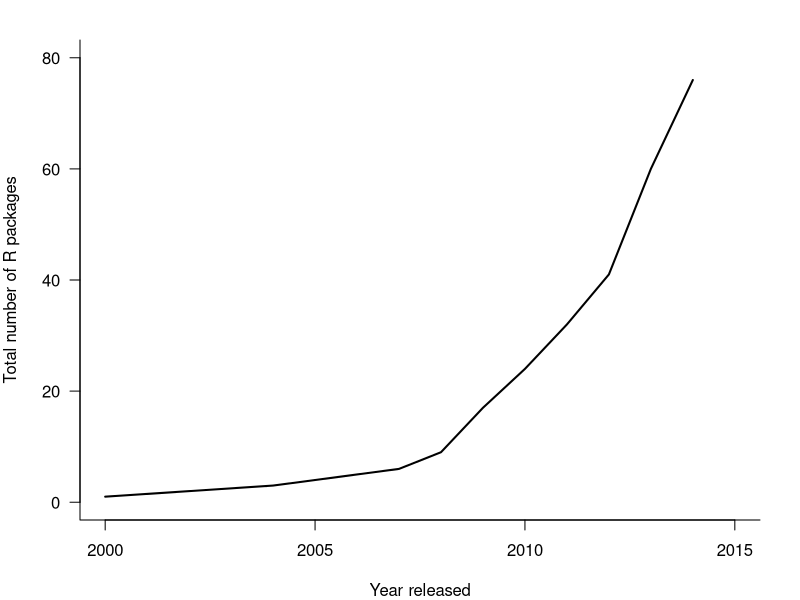

Write the R code that produced this figure.
library(reshape)

ds <- read.csv("Data/PackagesThruTime.csv")

# Group packages by year using aggregate then fix names
dsYear <- with(ds, aggregate(Program, by = list(YearReleased, RPackage), 
	                          FUN = length))

names(dsYear) <- c("YearReleased", "R", "NPackages")

# Order the data by year so cumulative number of packages
# per year can be calculated
dsYear <- dsYear[order(dsYear$YearReleased), ]

# Calculate cumulative number of packages per year
# separately for non R and R packages
dsYear$TotalPkg[dsYear$R == "other"] <- cumsum(dsYear$NPackages[dsYear$R == "other"])
dsYear$TotalPkg[dsYear$R == "R"] <- cumsum(dsYear$NPackages[dsYear$R == "R"])

png("Manuscript/Figures/PCMRpackages.png", height = 1200, width = 1200, res = 300)

par(bty = "l")
par(mar = c(4, 4, 2, 2))

plot(TotalPkg[R == "R"] ~ YearReleased[R == "R"], data = dsYear, 
     type = "l" , las = 1, lwd = 2, 
	 xlim = c(2000, 2015), ylim = c(0, 80), 
	 xlab = "Year released", ylab = "Total number of R packages")

dev.off()
